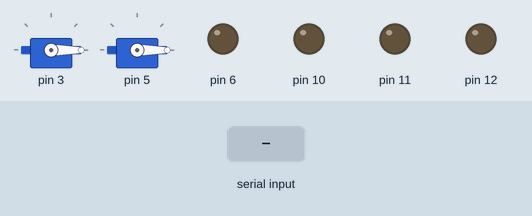
The program below on a simulated Arduino Uno, built with avr-gcc and run on an emulated ATmega328P. On the bench: 2 × servo, output pins drawn as LEDs (lit = HIGH). The inputs (shaded band) are chosen by the test bench. What the program prints to the serial monitor is not drawn.

Above: at 1.2 s.
1.3 s: "e" received over Serial
2.8 s: "d" received over Serial
4.3 s: "s" received over Serial
At 4.4 s:
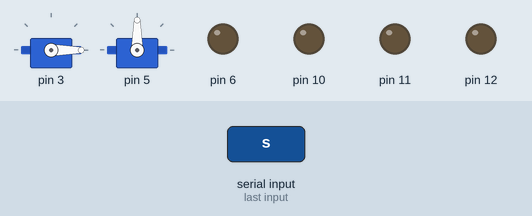
6.0 s: "O" received over Serial
At 7.2 s:
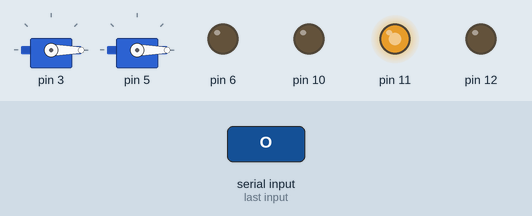
7.5 s: "e" received over Serial
9.0 s: "d" received over Serial
Timing chart, 0 to 11.5 s (numbered marks = the images above; inputs shaded):
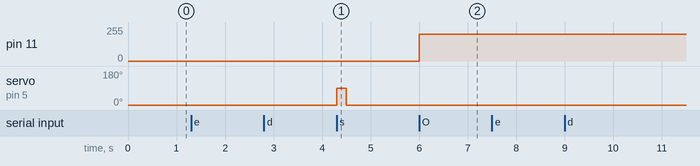

Measured:
- after the input at 4.3 s, servo on pin 5: 0° → 90° at once, → 0° 0.20 s later
- after the input at 6.0 s, pin 11: 0/255 → 200/255 at once

The program:

main.cpp
```cpp
#include <Arduino.h>
#include <Servo.h>

#include "defines.h"
#include "movements.h"

Servo tilt_servo;
Servo shoot_servo;

int tilt_angle = INITIAL_TILT_ANGLE;


void setup() {
    pinMode(TILT_SERVO_PIN, OUTPUT);
    pinMode(SHOOT_SERVO_PIN, OUTPUT);
    pinMode(ROTATION_D1, OUTPUT);
    pinMode(ROTATION_D2, OUTPUT);
    pinMode(IMPULSE_D1, OUTPUT);
    pinMode(IMPULSE_D2, OUTPUT);

    tilt_servo.attach(TILT_SERVO_PIN);
    shoot_servo.attach(SHOOT_SERVO_PIN);

    Serial.begin(9600);
    Serial.println("Turret ready!");

    tilt_servo.write(INITIAL_TILT_ANGLE);
    shoot_servo.write(0);

    digitalWrite(ROTATION_D1, LOW);
    digitalWrite(ROTATION_D2, LOW);
    digitalWrite(IMPULSE_D1, LOW);
    digitalWrite(IMPULSE_D2, LOW);


}

void loop() {
    if(Serial.available()){
        char movement = Serial.read();

        if(movement == 'c' || movement == 'b'){
            move_y_axis(tilt_servo, tilt_angle, movement);
        } else if(movement == 'e' || movement == 'd'){
            move_x_axis(movement);
        } else if(movement == 's'){
            shoot(shoot_servo);
        } else if(movement == 'o' || movement == 'O'){
            toggle_impulse(movement);
        }

        Serial.flush();
    }
}
```
